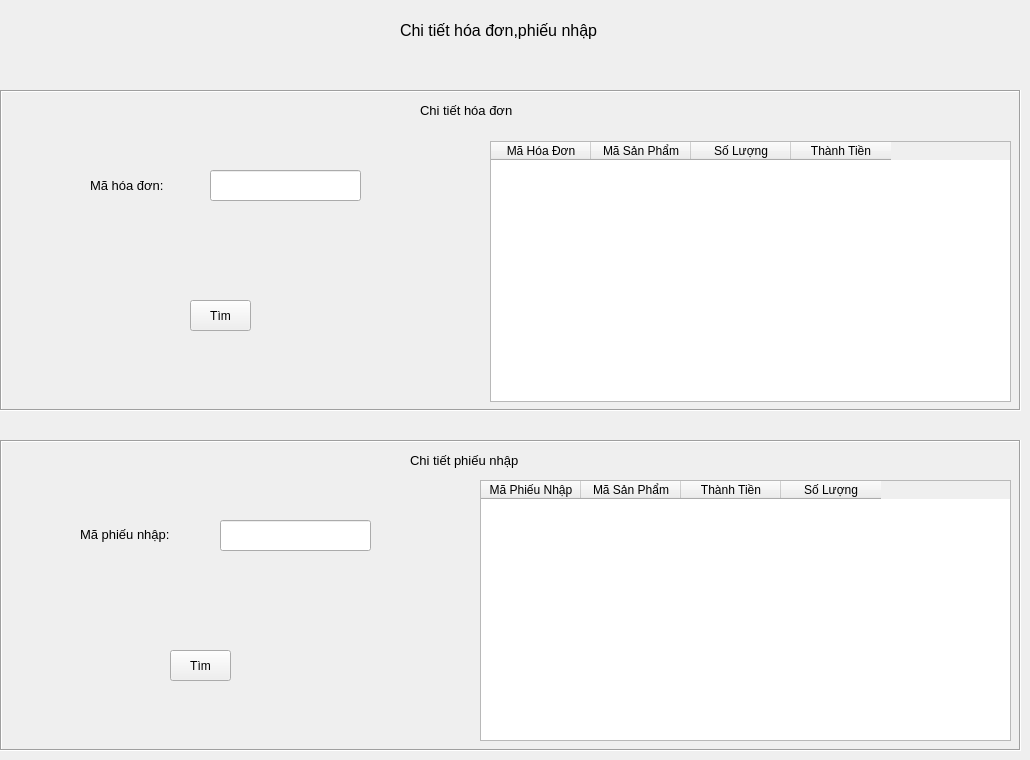
   <widget class="QWidget" name="screen_chitiet">
    <widget class="QLabel" name="label_35">
     <property name="geometry">
      <rect>
       <x>400</x>
       <y>10</y>
       <width>281</width>
       <height>41</height>
      </rect>
     </property>
     <property name="font">
      <font>
       <pointsize>12</pointsize>
      </font>
     </property>
     <property name="text">
      <string>Chi tiết hóa đơn,phiếu nhập</string>
     </property>
    </widget>
    <widget class="QFrame" name="frame_3">
     <property name="geometry">
      <rect>
       <x>0</x>
       <y>440</y>
       <width>1021</width>
       <height>311</height>
      </rect>
     </property>
     <property name="frameShape">
      <enum>QFrame::Box</enum>
     </property>
     <property name="frameShadow">
      <enum>QFrame::Sunken</enum>
     </property>
     <widget class="QLabel" name="label_37">
      <property name="geometry">
       <rect>
        <x>410</x>
        <y>10</y>
        <width>161</width>
        <height>20</height>
       </rect>
      </property>
      <property name="font">
       <font>
        <pointsize>10</pointsize>
       </font>
      </property>
      <property name="frameShadow">
       <enum>QFrame::Plain</enum>
      </property>
      <property name="text">
       <string>Chi tiết phiếu nhập</string>
      </property>
     </widget>
     <widget class="QTableWidget" name="tableWidget_4">
      <property name="geometry">
       <rect>
        <x>480</x>
        <y>40</y>
        <width>531</width>
        <height>261</height>
       </rect>
      </property>
      <column>
       <property name="text">
        <string>Mã Phiếu Nhập</string>
       </property>
      </column>
      <column>
       <property name="text">
        <string>Mã Sản Phẩm</string>
       </property>
      </column>
      <column>
       <property name="text">
        <string>Thành Tiền</string>
       </property>
      </column>
      <column>
       <property name="text">
        <string>Số Lượng</string>
       </property>
      </column>
     </widget>
     <widget class="QLabel" name="label_40">
      <property name="geometry">
       <rect>
        <x>80</x>
        <y>79</y>
        <width>121</width>
        <height>31</height>
       </rect>
      </property>
      <property name="font">
       <font>
        <pointsize>10</pointsize>
       </font>
      </property>
      <property name="frameShadow">
       <enum>QFrame::Plain</enum>
      </property>
      <property name="text">
       <string>Mã phiếu nhập:</string>
      </property>
     </widget>
     <widget class="QLineEdit" name="txtmaphieunhapchitiet">
      <property name="geometry">
       <rect>
        <x>220</x>
        <y>80</y>
        <width>151</width>
        <height>31</height>
       </rect>
      </property>
     </widget>
     <widget class="QPushButton" name="btntimchitietsanpham">
      <property name="geometry">
       <rect>
        <x>170</x>
        <y>210</y>
        <width>61</width>
        <height>31</height>
       </rect>
      </property>
      <property name="text">
       <string>Tìm</string>
      </property>
     </widget>
    </widget>
    <widget class="QFrame" name="frame_4">
     <property name="geometry">
      <rect>
       <x>0</x>
       <y>90</y>
       <width>1021</width>
       <height>321</height>
      </rect>
     </property>
     <property name="frameShape">
      <enum>QFrame::Box</enum>
     </property>
     <property name="frameShadow">
      <enum>QFrame::Sunken</enum>
     </property>
     <widget class="QLabel" name="label_36">
      <property name="geometry">
       <rect>
        <x>420</x>
        <y>10</y>
        <width>161</width>
        <height>20</height>
       </rect>
      </property>
      <property name="font">
       <font>
        <pointsize>10</pointsize>
       </font>
      </property>
      <property name="frameShadow">
       <enum>QFrame::Plain</enum>
      </property>
      <property name="text">
       <string>Chi tiết hóa đơn</string>
      </property>
     </widget>
     <widget class="QTableWidget" name="tableWidget_3">
      <property name="geometry">
       <rect>
        <x>490</x>
        <y>51</y>
        <width>521</width>
        <height>261</height>
       </rect>
      </property>
      <column>
       <property name="text">
        <string>Mã Hóa Đơn</string>
       </property>
      </column>
      <column>
       <property name="text">
        <string>Mã Sản Phẩm</string>
       </property>
      </column>
      <column>
       <property name="text">
        <string>Số Lượng</string>
       </property>
      </column>
      <column>
       <property name="text">
        <string>Thành Tiền</string>
       </property>
      </column>
     </widget>
     <widget class="QLabel" name="label_38">
      <property name="geometry">
       <rect>
        <x>90</x>
        <y>80</y>
        <width>101</width>
        <height>31</height>
       </rect>
      </property>
      <property name="font">
       <font>
        <pointsize>10</pointsize>
       </font>
      </property>
      <property name="frameShadow">
       <enum>QFrame::Plain</enum>
      </property>
      <property name="text">
       <string>Mã hóa đơn:</string>
      </property>
     </widget>
     <widget class="QLineEdit" name="txtmahoadonchitiet">
      <property name="geometry">
       <rect>
        <x>210</x>
        <y>80</y>
        <width>151</width>
        <height>31</height>
       </rect>
      </property>
     </widget>
     <widget class="QPushButton" name="btntimcthoadon">
      <property name="geometry">
       <rect>
        <x>190</x>
        <y>210</y>
        <width>61</width>
        <height>31</height>
       </rect>
      </property>
      <property name="text">
       <string>Tìm</string>
      </property>
     </widget>
    </widget>
   </widget>
